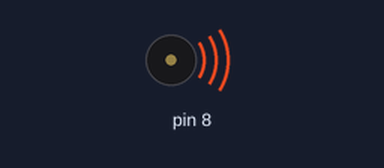
A sketch run on a simulated Arduino Uno, built with avr-gcc and run on an emulated ATmega328P. Parts: buzzer (waves = sounding).

Above: at 0.1 s.
At 15.5 s:
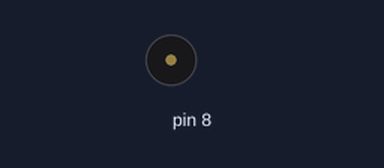
Timing chart, 0 to 17.0 s (numbered marks = the images above):
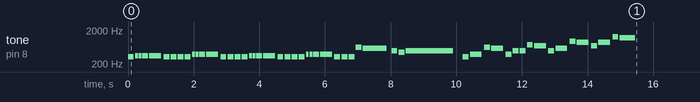

The sketch:

james_bond.ino
```cpp
#include "pitches.h"
#define NO_SOUND 0 // make the rests in music

//array of notes
int melody[] = {
  /*NOTE_G4,NOTE_G4,NO_SOUND,NOTE_G4,NOTE_G4,NO_SOUND,NOTE_G4,NOTE_G4,NOTE_G4,NOTE_G4,NOTE_G4,
   NOTE_B3,NOTE_G3,NOTE_C4,NOTE_G3,NOTE_CS4,NOTE_G3,NOTE_C4,NOTE_G3,NOTE_B3,NOTE_G3,NOTE_C4,NOTE_G3,NOTE_CS4,NOTE_G3,NOTE_C4,NOTE_G3,
   NOTE_E4,NOTE_F4,NOTE_F4,NOTE_F4,NOTE_F4,NOTE_E4,NOTE_E4,NOTE_E4,
   NOTE_E4,NOTE_G4,NOTE_G4,NOTE_G4,NOTE_G4,NOTE_E4,NOTE_E4,NOTE_E4,*/
   //Introduction
  NOTE_E4,NOTE_F4,NOTE_F4,NOTE_F4,NOTE_F4,NOTE_E4,NOTE_E4,NOTE_E4,
  NOTE_E4,NOTE_G4,NOTE_G4,NOTE_G4,NOTE_G4,NOTE_E4,NOTE_E4,NOTE_E4,
  NOTE_E4,NOTE_F4,NOTE_F4,NOTE_F4,NOTE_F4,NOTE_E4,NOTE_E4,NOTE_E4,
  NOTE_E4,NOTE_G4,NOTE_G4,NOTE_G4,NOTE_G4,NOTE_E4,NOTE_E4,NOTE_E4,
  NOTE_DS5,NOTE_D5,NOTE_B4,NOTE_A4,NOTE_B4,
  NOTE_E4,NOTE_G4,NOTE_DS5,NOTE_D5,NOTE_G4,NOTE_B4,
  NOTE_B4,NOTE_FS5,NOTE_F5,NOTE_B4,NOTE_D5,NOTE_AS5,
  NOTE_A5,NOTE_F5,NOTE_A5,NOTE_DS6,NOTE_D6,NO_SOUND
};

// note duration: 1 = whole note, 2 = half note, 4 = quarter note, 8 = eighth note, etc.
int noteDurations[] = {
  /*8,8,2,8,8,2,16,8,16,8,8,
   2,4,2,4,2,4,2,4,2,4,2,4,2,4,2,4,
   8,16,16,8,4,8,8,8,
   8,16,16,8,4,8,8,8,*/
  8,16,16,8,4,8,8,8,
  8,16,16,8,4,8,8,8,
  8,16,16,8,4,8,8,8,
  8,16,16,8,4,8,8,8,
  8,2,8,8,1,
  8,4,8,4,8,8,
  8,8,4,8,4,8,
  4,8,4,8,3
};

int pace = 1450; // change pace of music("speedy")
void setup() {
  for (int Note = 0; Note <54; Note++) {//counter of Notes (54 limit the array)
    int duration = pace/noteDurations[Note];//Adjust duration with the pace of music
    tone(8, melody[Note],duration); //Play note
    delay(duration*1.2); //Distinguish the notes, set a minimum time between them.
  }
}

void loop() {
  //to repeat song, push reset button.
}

//End of Sketch
```

pitches.h
```cpp
/*************************************************
 * Public Constants
 * See http://en.wikipedia.org/wiki/Music_notes
 * for info on note frequencies
 * Based on http://arduino.cc/en/Tutorial/Tone
 *************************************************/

#define NOTE_B0  31
#define NOTE_C1  33
#define NOTE_CS1 35
#define NOTE_D1  37
#define NOTE_DS1 39
#define NOTE_E1  41
#define NOTE_F1  44
#define NOTE_FS1 46
#define NOTE_G1  49
#define NOTE_GS1 52
#define NOTE_A1  55
#define NOTE_AS1 58
#define NOTE_B1  62
#define NOTE_C2  65
#define NOTE_CS2 69
#define NOTE_D2  73
#define NOTE_DS2 78
#define NOTE_E2  82
#define NOTE_F2  87
#define NOTE_FS2 93
#define NOTE_G2  98
#define NOTE_GS2 104
#define NOTE_A2  110
#define NOTE_AS2 117
#define NOTE_B2  123
#define NOTE_C3  131
#define NOTE_CS3 139
#define NOTE_D3  147
#define NOTE_DS3 156
#define NOTE_E3  165
#define NOTE_F3  175
#define NOTE_FS3 185
#define NOTE_G3  196
#define NOTE_GS3 208
#define NOTE_A3  220
#define NOTE_AS3 233
#define NOTE_B3  247
#define NOTE_C4  262
#define NOTE_CS4 277
#define NOTE_D4  294
#define NOTE_DS4 311
#define NOTE_E4  330
#define NOTE_F4  349
#define NOTE_FS4 370
#define NOTE_G4  392
#define NOTE_GS4 415
#define NOTE_A4  440
#define NOTE_AS4 466
#define NOTE_B4  494
#define NOTE_C5  523
#define NOTE_CS5 554
#define NOTE_D5  587
#define NOTE_DS5 622
#define NOTE_E5  659
#define NOTE_F5  698
#define NOTE_FS5 740
#define NOTE_G5  784
#define NOTE_GS5 831
#define NOTE_A5  880
#define NOTE_AS5 932
#define NOTE_B5  988
#define NOTE_C6  1047
#define NOTE_CS6 1109
#define NOTE_D6  1175
#define NOTE_DS6 1245
#define NOTE_E6  1319
#define NOTE_F6  1397
#define NOTE_FS6 1480
#define NOTE_G6  1568
#define NOTE_GS6 1661
#define NOTE_A6  1760
#define NOTE_AS6 1865
#define NOTE_B6  1976
#define NOTE_C7  2093
#define NOTE_CS7 2217
#define NOTE_D7  2349
#define NOTE_DS7 2489
#define NOTE_E7  2637
#define NOTE_F7  2794
#define NOTE_FS7 2960
#define NOTE_G7  3136
#define NOTE_GS7 3322
#define NOTE_A7  3520
#define NOTE_AS7 3729
#define NOTE_B7  3951
#define NOTE_C8  4186
#define NOTE_CS8 4435
#define NOTE_D8  4699
#define NOTE_DS8 4978
```
